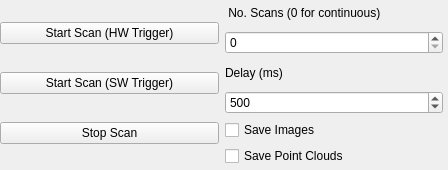
<?xml version="1.0" encoding="UTF-8"?>
<ui version="4.0">
 <class>Scanning</class>
 <widget class="QWidget" name="Scanning">
  <property name="geometry">
   <rect>
    <x>0</x>
    <y>0</y>
    <width>448</width>
    <height>170</height>
   </rect>
  </property>
  <property name="windowTitle">
   <string>Form</string>
  </property>
  <widget class="QWidget" name="horizontalLayoutWidget">
   <property name="geometry">
    <rect>
     <x>0</x>
     <y>0</y>
     <width>443</width>
     <height>166</height>
    </rect>
   </property>
   <layout class="QHBoxLayout" name="horizontalLayout">
    <item>
     <layout class="QVBoxLayout" name="verticalLayout">
      <property name="sizeConstraint">
       <enum>QLayout::SetDefaultConstraint</enum>
      </property>
      <item>
       <widget class="QPushButton" name="startScanHWTrigger">
        <property name="sizePolicy">
         <sizepolicy hsizetype="Minimum" vsizetype="Fixed">
          <horstretch>0</horstretch>
          <verstretch>0</verstretch>
         </sizepolicy>
        </property>
        <property name="text">
         <string>Start Scan (HW Trigger)</string>
        </property>
       </widget>
      </item>
      <item>
       <widget class="QPushButton" name="startScanSWTrigger">
        <property name="sizePolicy">
         <sizepolicy hsizetype="Minimum" vsizetype="Fixed">
          <horstretch>0</horstretch>
          <verstretch>0</verstretch>
         </sizepolicy>
        </property>
        <property name="text">
         <string>Start Scan (SW Trigger)</string>
        </property>
       </widget>
      </item>
      <item>
       <widget class="QPushButton" name="stopScan">
        <property name="sizePolicy">
         <sizepolicy hsizetype="Minimum" vsizetype="Fixed">
          <horstretch>0</horstretch>
          <verstretch>0</verstretch>
         </sizepolicy>
        </property>
        <property name="text">
         <string>Stop Scan</string>
        </property>
       </widget>
      </item>
     </layout>
    </item>
    <item>
     <layout class="QVBoxLayout" name="verticalLayout_2">
      <item>
       <widget class="QLabel" name="label">
        <property name="text">
         <string> No. Scans (0 for continuous)</string>
        </property>
       </widget>
      </item>
      <item>
       <widget class="QSpinBox" name="numberScans"/>
      </item>
      <item>
       <widget class="QLabel" name="label_2">
        <property name="text">
         <string>Delay (ms)</string>
        </property>
       </widget>
      </item>
      <item>
       <widget class="QSpinBox" name="delayMs">
        <property name="maximum">
         <number>5000</number>
        </property>
        <property name="singleStep">
         <number>100</number>
        </property>
        <property name="value">
         <number>500</number>
        </property>
       </widget>
      </item>
      <item>
       <widget class="QCheckBox" name="saveImages">
        <property name="text">
         <string>Save Images</string>
        </property>
       </widget>
      </item>
      <item>
       <widget class="QCheckBox" name="savePointClouds">
        <property name="text">
         <string>Save Point Clouds</string>
        </property>
       </widget>
      </item>
     </layout>
    </item>
   </layout>
  </widget>
 </widget>
 <resources/>
 <connections/>
</ui>
